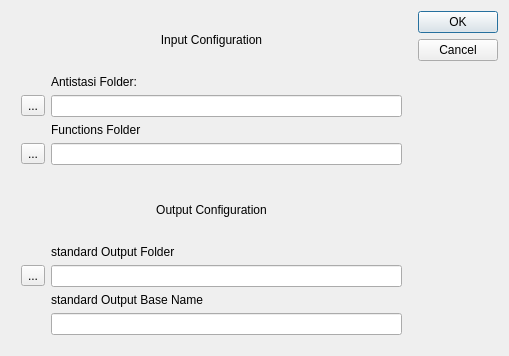
<?xml version="1.0" encoding="UTF-8"?>
<ui version="4.0">
 <class>Dialog</class>
 <widget class="QDialog" name="Dialog">
  <property name="geometry">
   <rect>
    <x>0</x>
    <y>0</y>
    <width>509</width>
    <height>356</height>
   </rect>
  </property>
  <property name="windowTitle">
   <string>Dialog</string>
  </property>
  <property name="modal">
   <bool>true</bool>
  </property>
  <layout class="QGridLayout" name="gridLayout">
   <item row="0" column="0">
    <layout class="QVBoxLayout" name="verticalLayout">
     <property name="leftMargin">
      <number>5</number>
     </property>
     <property name="topMargin">
      <number>5</number>
     </property>
     <property name="rightMargin">
      <number>5</number>
     </property>
     <property name="bottomMargin">
      <number>5</number>
     </property>
     <item>
      <widget class="QLabel" name="label">
       <property name="text">
        <string>Input Configuration</string>
       </property>
       <property name="alignment">
        <set>Qt::AlignCenter</set>
       </property>
      </widget>
     </item>
     <item>
      <layout class="QFormLayout" name="formLayout">
       <property name="leftMargin">
        <number>5</number>
       </property>
       <property name="topMargin">
        <number>5</number>
       </property>
       <property name="rightMargin">
        <number>5</number>
       </property>
       <property name="bottomMargin">
        <number>5</number>
       </property>
       <item row="1" column="1">
        <widget class="DragDropLineEdit" name="inputconf_antistasipath_lineedit"/>
       </item>
       <item row="3" column="1">
        <widget class="DragDropLineEdit" name="inputconf_functionspath_lineedit"/>
       </item>
       <item row="1" column="0">
        <widget class="QToolButton" name="inputconf_antistasipath_filedialog_button">
         <property name="text">
          <string>...</string>
         </property>
        </widget>
       </item>
       <item row="3" column="0">
        <widget class="QToolButton" name="inputconf_functionspath_filedialog_button">
         <property name="text">
          <string>...</string>
         </property>
        </widget>
       </item>
       <item row="0" column="1">
        <widget class="QLabel" name="label_5">
         <property name="text">
          <string>Antistasi Folder:</string>
         </property>
        </widget>
       </item>
       <item row="2" column="1">
        <widget class="QLabel" name="label_6">
         <property name="text">
          <string>Functions Folder</string>
         </property>
        </widget>
       </item>
      </layout>
     </item>
    </layout>
   </item>
   <item row="0" column="1" rowspan="2">
    <widget class="QDialogButtonBox" name="conf_buttonBox">
     <property name="orientation">
      <enum>Qt::Vertical</enum>
     </property>
     <property name="standardButtons">
      <set>QDialogButtonBox::Cancel|QDialogButtonBox::Ok</set>
     </property>
    </widget>
   </item>
   <item row="1" column="0">
    <layout class="QVBoxLayout" name="verticalLayout_2">
     <property name="leftMargin">
      <number>5</number>
     </property>
     <property name="topMargin">
      <number>5</number>
     </property>
     <property name="rightMargin">
      <number>5</number>
     </property>
     <property name="bottomMargin">
      <number>5</number>
     </property>
     <item>
      <widget class="QLabel" name="label_2">
       <property name="text">
        <string>Output Configuration</string>
       </property>
       <property name="alignment">
        <set>Qt::AlignCenter</set>
       </property>
      </widget>
     </item>
     <item>
      <layout class="QFormLayout" name="formLayout_2">
       <property name="leftMargin">
        <number>5</number>
       </property>
       <property name="topMargin">
        <number>5</number>
       </property>
       <property name="rightMargin">
        <number>5</number>
       </property>
       <property name="bottomMargin">
        <number>5</number>
       </property>
       <item row="0" column="1">
        <widget class="QLabel" name="label_3">
         <property name="text">
          <string>standard Output Folder</string>
         </property>
        </widget>
       </item>
       <item row="1" column="0">
        <widget class="QToolButton" name="outputconf_standardfolder_filedialog_button">
         <property name="text">
          <string>...</string>
         </property>
        </widget>
       </item>
       <item row="1" column="1">
        <widget class="DragDropLineEdit" name="outputconf_standardfolder_lineedit"/>
       </item>
       <item row="2" column="1">
        <widget class="QLabel" name="label_4">
         <property name="text">
          <string>standard Output Base Name</string>
         </property>
        </widget>
       </item>
       <item row="3" column="1">
        <widget class="QLineEdit" name="outputconf_standardname_lineedit"/>
       </item>
      </layout>
     </item>
    </layout>
   </item>
  </layout>
 </widget>
 <customwidgets>
  <customwidget>
   <class>DragDropLineEdit</class>
   <extends>QLineEdit</extends>
   <header>gid_qt.py</header>
  </customwidget>
 </customwidgets>
 <resources/>
 <connections>
  <connection>
   <sender>conf_buttonBox</sender>
   <signal>accepted()</signal>
   <receiver>Dialog</receiver>
   <slot>accept()</slot>
   <hints>
    <hint type="sourcelabel">
     <x>248</x>
     <y>254</y>
    </hint>
    <hint type="destinationlabel">
     <x>157</x>
     <y>274</y>
    </hint>
   </hints>
  </connection>
  <connection>
   <sender>conf_buttonBox</sender>
   <signal>rejected()</signal>
   <receiver>Dialog</receiver>
   <slot>reject()</slot>
   <hints>
    <hint type="sourcelabel">
     <x>316</x>
     <y>260</y>
    </hint>
    <hint type="destinationlabel">
     <x>286</x>
     <y>274</y>
    </hint>
   </hints>
  </connection>
 </connections>
</ui>
